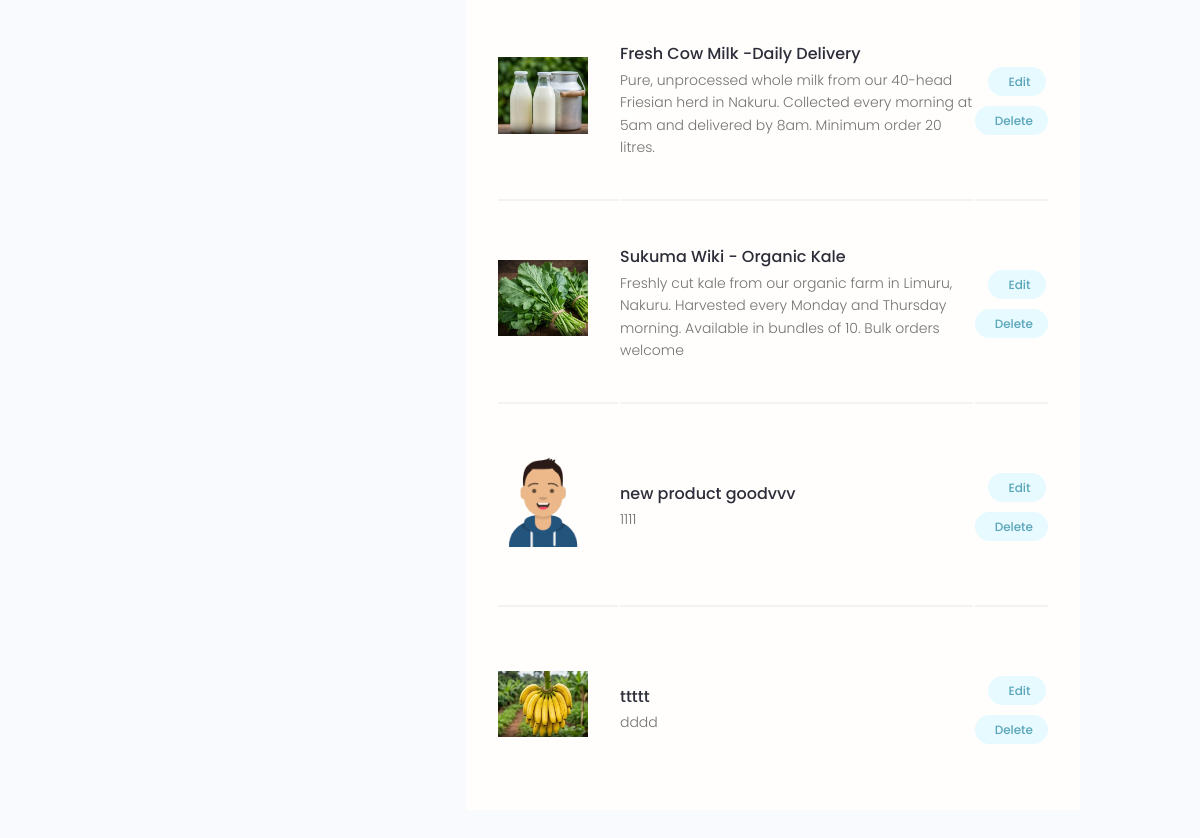
Page /account/ (signed in, lower part) on the earlier database version.
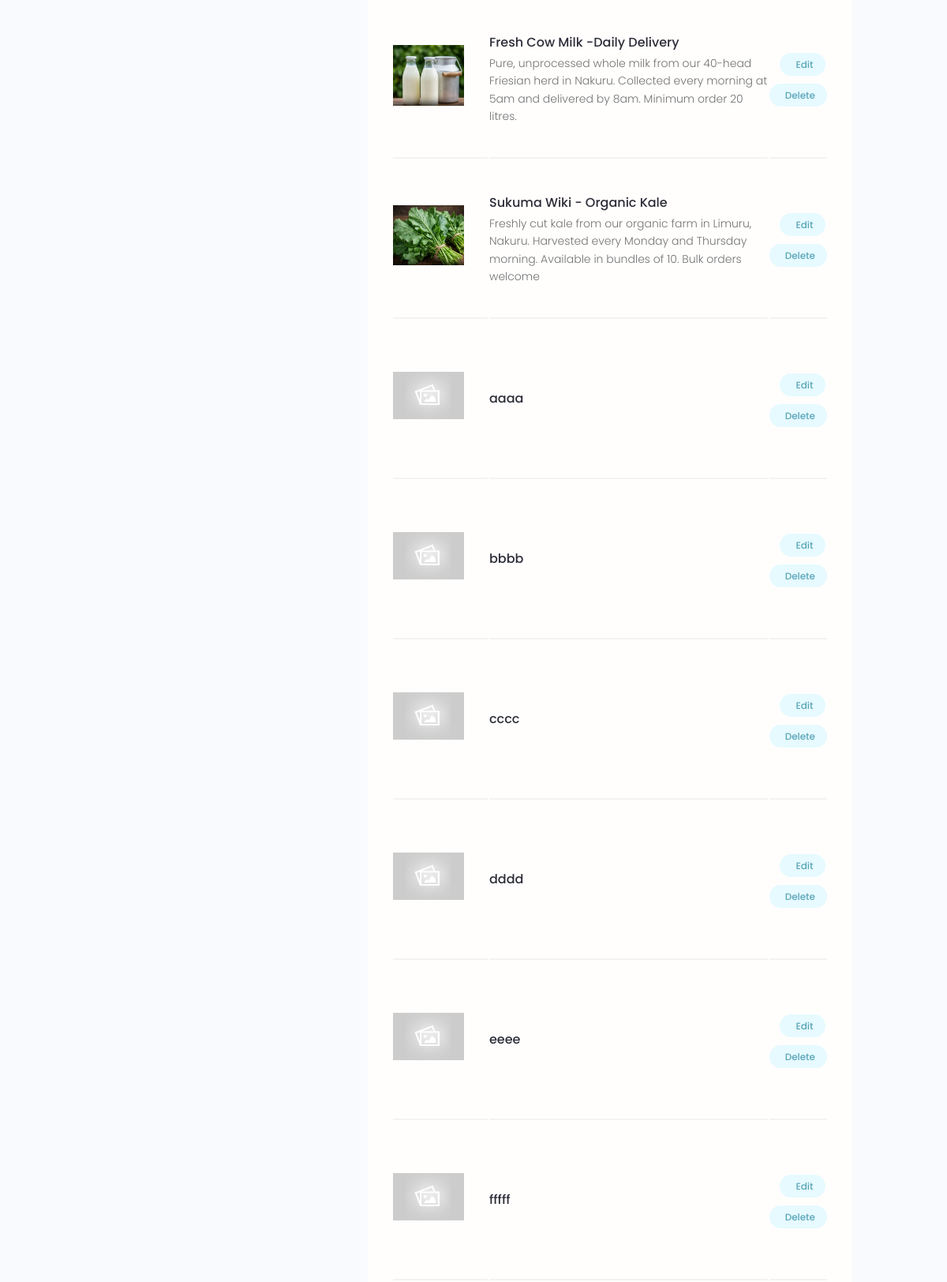
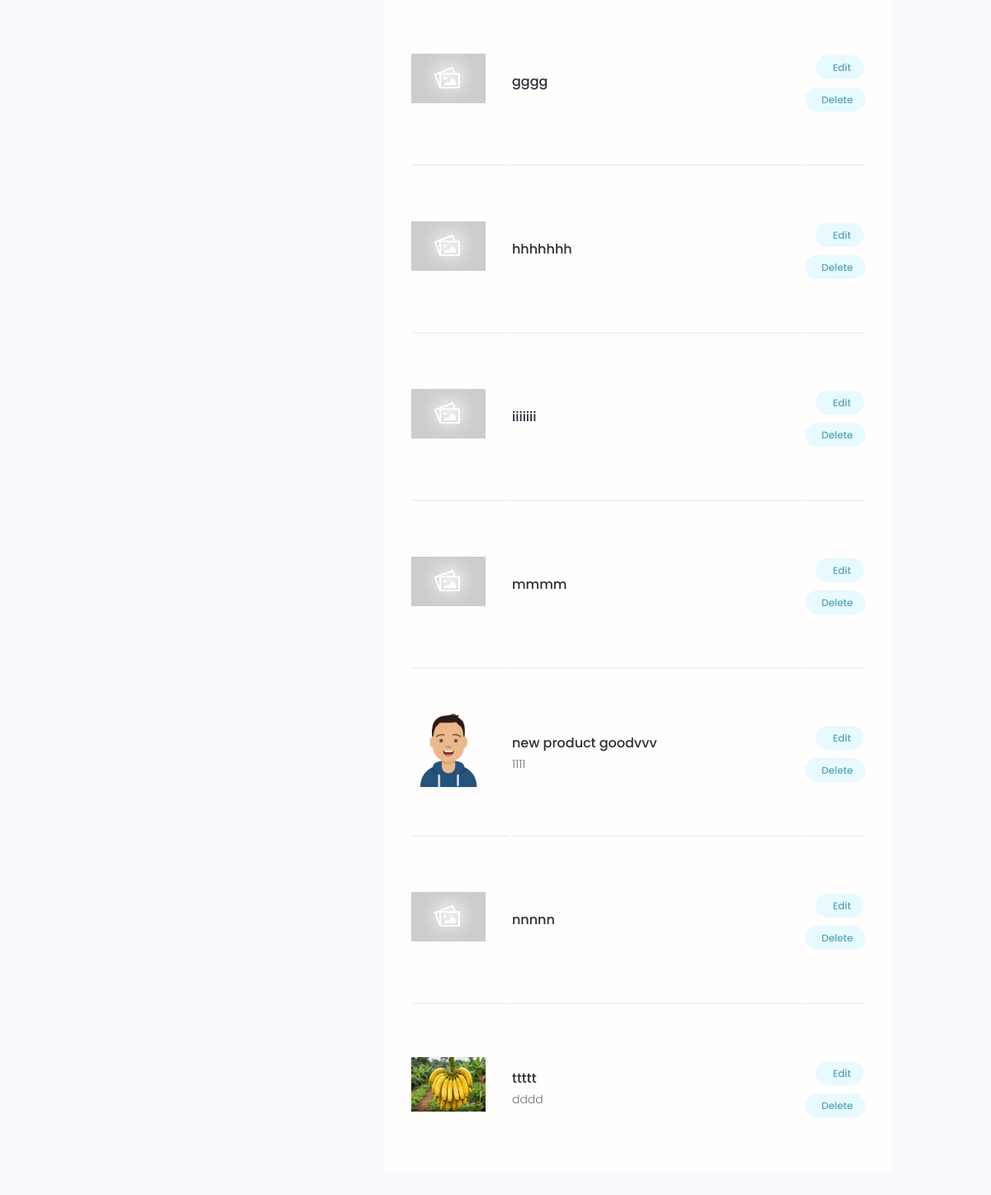
Same page on the later database version (2 pictures, top to bottom).
### products/models.py (models this page shows, shortened)
class Product(models.Model):
    owner = models.ForeignKey(
        Profile,
        on_delete=models.SET_NULL,
        null=True, blank=True
    )
    county = models.ForeignKey(
        County, on_delete=models.SET_NULL,
        null=True, blank=True
    )
    title = models.CharField(max_length=200)
    description = models.TextField(null=True, blank=True)
    price = models.CharField(max_length=200, null=True, blank=True)
    quantity_available = models.CharField(max_length=200, null=True, blank=True)
    unit = models.CharField(max_length=50, null=True, blank=True)  # kg, bunch, piece
    featured_image = models.ImageField(
        null=True, blank=True,
        default='default.jpg',
        upload_to='products/' # saves to media/products/
    )
    class Meta:
        ordering = ['created']  # oldest products first
    contact_link = models.CharField(max_length=2000, null=True, blank=True)
    farm_link = models.CharField(max_length=2000, null=True, blank=True)
    categories = models.ManyToManyField(Category, blank=True)
    vote_total = models.IntegerField(default=0, null=True, blank=True)
    vote_ratio = models.IntegerField(default=0, null=True, blank=True)
    created = models.DateTimeField(auto_now_add=True)
    id = models.UUIDField(default=uuid.uuid4, unique=True,
                          primary_key=True, editable=False)
    class Meta: # newest products first when we query for products, they will be order -ed by created date descending by default
        ordering = ['-vote_ratio', '-vote_total', 'title']  # order by vote ratio desc, then vote total desc, then title asc

### users/views.py (the view)
# urls.py: path('account/', views.userAccount, name='account'), # <--- New User Account Route
@login_required(login_url='login')
def userAccount(request):
    profile = request.user.profile
    specialities = profile.speciality_set.all()
    products = profile.product_set.all()
    context = {
        'profile': profile,
        'specialities': specialities,
        'products': products
    }
    return render(request, 'users/account.html', context)

### products/models.py (called while the page is built)
    def __str__(self):
        return self.name

### users/templates/users/account.html (shortened to what this page needs)
{% extends 'main.html' %}
{% block content %}
  <main class="settingsPage profile my-md">
    <div class="container">
      <div class="layout">
        <div class="column column--1of3">
        </div>
        <div class="column column--2of3">
          <table class="settings__table">
            {% for product in products %}
            <tr>
              <td class="settings__thumbnail">
                <a href="{% url 'single-product' product.id %}">
                  <img src="{{product.featured_image.url}}" alt="Project Thumbnail" />
                </a>
              </td>
              <td class="settings__tableInfo">
                <a href="{% url 'single-product' product.id %}">{{product.title}}</a>
                <p>{{product.description|slice:"150"}}</p>
              </td>
              <td class="settings__tableActions">
                <a class="tag tag--pill tag--main settings__btn" href="{% url 'update-product' product.id %}"> Edit</a>
                <a class="tag tag--pill tag--main settings__btn" href="{% url 'delete-product' product.id %}?next=/account">
                  Delete</a>
              </td>
            </tr>
            {% endfor %}
          </table>
        </div>
      </div>
    </div>
  </main>
{% endblock content %}

Differences in the rows shown:
added Product: featured_image (placeholder picture), title "aaaa"
added Product: featured_image (placeholder picture), title "bbbb"
added Product: featured_image (placeholder picture), title "cccc"
added Product: featured_image (placeholder picture), title "dddd"
added Product: featured_image (placeholder picture), title "eeee"
added Product: featured_image (placeholder picture), title "fffff"
added Product: featured_image (placeholder picture), title "gggg"
added Product: featured_image (placeholder picture), title "hhhhhhh"
added Product: featured_image (placeholder picture), title "iiiiiii"
added Product: featured_image (placeholder picture), title "mmmm"
added Product: featured_image (placeholder picture), title "nnnnn"
